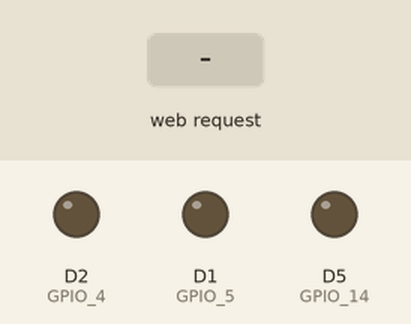
Bench run of a sketch on a simulated ESP8266 (NodeMCU). Shown: output pins drawn as LEDs (lit = HIGH). The inputs (shaded band) are chosen by the test bench. WiFi joins after 1.5 s; servers stay silent unless stated; what the sketch prints to the serial monitor is not drawn.

Above: at 2.7 s.
2.8 s: HTTP request GET /setGPIO?gpio=4 received
At 3.8 s:
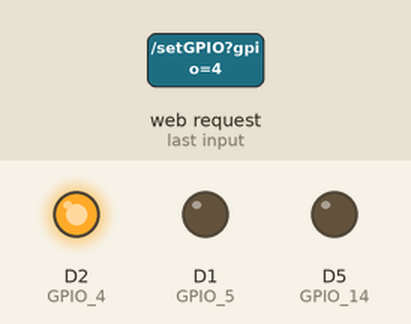
4.3 s: HTTP request GET /setGPIO?gpio=5 received
At 4.9 s:
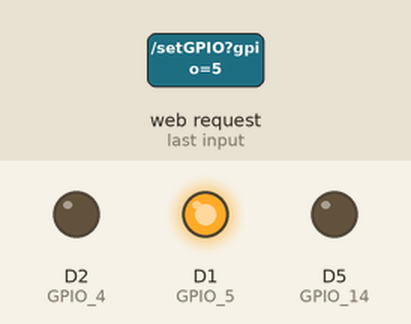
5.8 s: HTTP request GET /setGPIO?gpio=14 received
At 6.1 s:
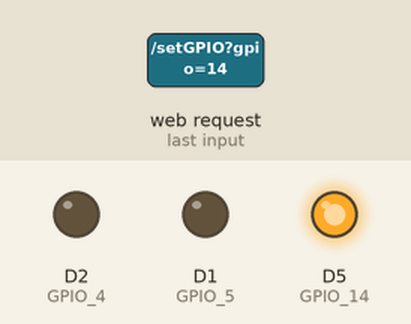
7.3 s: HTTP request GET /setGPIO received
At 8.4 s:
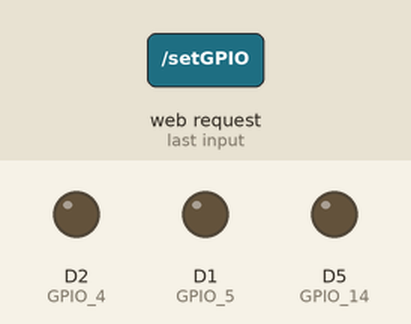
Timing chart, 0 to 9.8 s (numbered marks = the images above; inputs shaded):
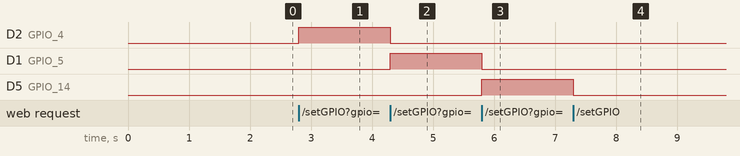

The sketch:

main.ino
```cpp
#include <ESP8266WiFi.h>
#include <WiFiClient.h>
#include <ESP8266WebServer.h>
#include <ESP8266mDNS.h>

#ifndef STASSID
#define STASSID ""
#define STAPSK  ""
#endif

#define PORT      80 // default 80
#define DEBUG     0
// 0 Infos après boot
// 1 Call à la page root
// 2 Call aux fonctions d'écriture de GPIO
// 3 Call aux fonctions de lecture de GPIO
#define GPIO_4    4 // D2 RED
#define GPIO_5    5 // D1 GREEN
#define GPIO_14  14 // D5 YELLOW

// HTML Formatter: https://webformatter.com/html
const char MAIN_page[] PROGMEM = R"=====(
<!DOCTYPE html>
<html lang="en">
  <head>
    <meta charset="UTF-8" />
    <meta name="viewport" content="width=device-width, initial-scale=1.0" />
    <title>WiFi LED control panel</title>
    <style>
      @import url("https://fonts.googleapis.com/css?family=Roboto&display=swap");
      body {
        background: #777777;
        background-image: url("https://picsum.photos/1920/1080.jpg?grayscale&blur=2");
        font-family: Roboto, Helvetica, Arial, sans-serif;
        overflow: hidden;
      }
      table {
        width: 100%;
        font-family: sans-serif;
        border-spacing: 0;
        border: 1px solid #333333;
      }
      th {
        background-color: #555555;
        color: white;
        font-weight: normal;
        padding: 2.5%;
        text-align: center;
      }
      td {
        background-color: #dddddd;
        font-size: large;
        font-family: monospace;
        padding: 2%;
        text-align: center;
      }
      .buttons {
        display: flex;
        flex-flow: row wrap;
        border: none;
      }
      .button {
        border: none;
        cursor: pointer;
        padding: 10px 10px;
        margin: 0.25%;
        outline: none;
      }
      .button33 {
        width: 32.8%;
      }
      .button50 {
        width: 49.5%;
      }
      .button100 {
        width: 99.5%;
      }
      .container {
        width: 400px;
        margin: 0 auto;
        margin-top: 50vh;
        transform: translateY(-50%);
        padding: 25px;
        background: #eeeeee;
        color: #333333;
        box-shadow: 0 0 20px 0 rgba(0, 0, 0, 0.2), 0 5px 5px 0 rgba(0, 0, 0, 0.24);
        border-radius: 5px;
      }
      #buttonGreen {
        background: limegreen;
      }
      #buttonGreen:hover {
        background: green;
      }
      #buttonOff {
        background: lightgray;
      }
      #buttonOff:hover {
        background: silver;
      }
      #buttonRed {
        background: red;
      }
      #buttonRed:hover {
        background: crimson;
      }
      #buttonYellow {
        background: lemonchiffon;
      }
      #buttonYellow:hover {
        background: khaki;
      }
      #diode {
        display: block;
        margin-left: auto;
        margin-right: auto;
      }
      #ip {
        font-size: large;
        font-family: monospace;
      }
    </style>
  </head>
  <body>
    <div class="container">
      <h1>WiFi LED control panel:</h1>
      <h2><span id="deviceName"></span></h2>
      <hr />
      <p>Click to turn:</p>
      <div class="buttons">
        <button type="button" class="button button33" id="buttonGreen" onclick="sendGPIO(5)">GREEN</button>
        <button type="button" class="button button33" id="buttonRed" onclick="sendGPIO(4)">RED</button>
        <button type="button" class="button button33" id="buttonYellow" onclick="sendGPIO(14)">YELLOW</button>
        <button type="button" class="button button100" id="buttonOff" onclick="sendGPIO(0)">OFF</button>
      </div>
      <hr />
      <table>
        <thead>
          <tr>
            <th>LED State</th>
            <th>GPIO4<br/>[D2]</th>
            <th>GPIO5<br/>[D1]</th>
            <th>GPIO14<br/>[D5]</th>
          </tr>
        </thead>
        <tbody>
          <tr>
            <td><span id="led">OFF</span></td>
            <td><span id="gpio4">0</span></td>
            <td><span id="gpio5">0</span></td>
            <td><span id="gpio14">0</span></td>
          </tr>
        </tbody>
      </table>
      <hr />
      <svg
        id="diode"
        enable-background="new 0 0 65 250"
        height="251"
        i:pageBounds="0 65 250 0"
        i:rulerOrigin="0 0"
        overflow="visible"
        space="preserve"
        viewBox="0 0 65 250"
        width="65"
        xmlns="http://www.w3.org/2000/svg"
        xmlns:a="http://ns.adobe.com/AdobeSVGViewerExtensions/3.0/"
        xmlns:graph="http://ns.adobe.com/Graphs/1.0/"
        xmlns:i="http://ns.adobe.com/AdobeIllustrator/10.0/"
        xmlns:x="http://ns.adobe.com/Extensibility/1.0/"
        xmlns:xlink="http://www.w3.org/1999/xlink"
      >
        <g i:dimmedPercent="50" i:layer="yes" i:rgbTrio="#4F008000FFFF" id="Layer_1">
          <path clip-rule="evenodd" d="M17.244,101.556h5.904v115.596h-5.904V101.556z    " fill="#808080" fill-rule="evenodd" i:knockout="Off" />
          <path clip-rule="evenodd" d="M32.904,101.196h5.868v149.868h-5.868V101.196z    " fill="#808080" fill-rule="evenodd" i:knockout="Off" />
          <path
            id="svgC0"
            clip-rule="evenodd"
            d="M7.812,86.94V24.48c0-0.072,0-0.144,0-0.252    c0-12.42,10.08-22.5,22.5-22.5c12.384,0,22.392,9.864,22.536,22.248L52.812,86.94H7.812z"
            style="fill: #999999;"
            fill-rule="evenodd"
            i:knockout="Off"
          />
          <linearGradient gradientUnits="userSpaceOnUse" id="XMLID_1_" x1="10.5483" x2="50.0762" y1="46.2061" y2="46.2061">
            <stop offset="0" id="svgC1" style="stop-color: #aaaaaa;" />
            <stop offset="0.1899" id="svgC2" style="stop-color: #dddddd;" />
            <stop offset="0.5088" id="svgC3" style="stop-color: #eeeeee;" />
            <stop offset="1" id="svgC4" style="stop-color: #aaaaaa;" />
            <a:midPointStop offset="0" id="svgC5" style="stop-color: #aaaaaa;" />
            <a:midPointStop offset="0.4889" id="svgC6" style="stop-color: #aaaaaa;" />
            <a:midPointStop offset="0.5088" id="svgC7" style="stop-color: #eeeeee;" />
            <a:midPointStop offset="0.5" id="svgC7" style="stop-color: #eeeeee;" />
            <a:midPointStop offset="1" id="svgC9" style="stop-color: #aaaaaa;" />
          </linearGradient>
          <path clip-rule="evenodd" d="M10.548,83.592V28.8    c0-0.072,0-0.144,0-0.216c0-10.908,8.856-19.764,19.764-19.764c10.872,0,19.656,8.676,19.764,19.512v55.26H10.548z" fill="url(#XMLID_1_)" fill-rule="evenodd" i:knockout="Off" />
          <path id="svgC10" clip-rule="evenodd" d="M0,86.4h60.624v15.624H0V86.4z" style="fill: #999999;" fill-rule="evenodd" i:knockout="Off" />
          <path id="svgC11" clip-rule="evenodd" d="M42.084,83.7V53.064H17.28l11.484,15.012h9.36    V83.7H42.084z" style="fill: #888888;" fill-rule="evenodd" i:knockout="Off" />
          <path id="svgC12" clip-rule="evenodd" d="M16.884,83.7V57.456l9.36,11.448V83.7H16.884z" style="fill: #888888;" fill-rule="evenodd" i:knockout="Off" />
        </g>
      </svg>
      Sources: <a href="https://github.com/kevingrillet/YMG_projet_perso">https://github.com/kevingrillet/YMG_projet_perso</a>
    </div>
    <script>
      function readDeviceName() {
        var xhttp = new XMLHttpRequest();
        xhttp.onreadystatechange = function () {
          if (this.readyState == 4 && this.status == 200) {
            document.getElementById("deviceName").innerHTML = this.responseText;
          }
        };
        xhttp.open("GET", "readDeviceName", true);
        xhttp.send();
      }

      function readLED() {
        var xhttp = new XMLHttpRequest();
        var c1, c2, c3;
        xhttp.onreadystatechange = function () {
          if (this.readyState == 4 && this.status == 200) {
            document.getElementById("led").innerHTML = this.responseText;
            switch (this.responseText) {
              case "GREEN":
                c0 = "#007931";
                c1 = "#147A33";
                c2 = "#187F32";
                c3 = "#6CBB22";
                c4 = "#005C25";
                break;
              case "YELLOW":
                c0 = "#DBDB00";
                c1 = "#DBDB0C";
                c2 = "#E8E94C";
                c3 = "#F6F89F";
                c4 = "#B5D11B";
                break;
              case "RED":
                c0 = "#FB0F0C";
                c1 = "#F8130D";
                c2 = "#F74431";
                c3 = "#F79680";
                c4 = "#DB0000";
                break;
              default:
                c0 = "#999999";
                c1 = "#aaaaaa";
                c2 = "#cccccc";
                c3 = "#eeeeee";
                c4 = "#888888";
            }
            document.getElementById("svgC0").style.fill = c0;
            document.getElementById("svgC1").style.stopColor = c1;
            document.getElementById("svgC2").style.stopColor = c2;
            document.getElementById("svgC3").style.stopColor = c3;
            document.getElementById("svgC4").style.stopColor = c1;
            document.getElementById("svgC5").style.stopColor = c1;
            document.getElementById("svgC6").style.stopColor = c1;
            document.getElementById("svgC7").style.stopColor = c3;
            document.getElementById("svgC9").style.stopColor = c1;
            document.getElementById("svgC10").style.fill = c0;
            document.getElementById("svgC11").style.fill = c4;
            document.getElementById("svgC12").style.fill = c4;
          }
        };
        xhttp.open("GET", "readLED", true);
        xhttp.send();
      }

      function readGPIO(gpio) {
        var xhttp = new XMLHttpRequest();
        xhttp.onreadystatechange = function () {
          if (this.readyState == 4 && this.status == 200) {
            if (gpio == 4) {
              document.getElementById("gpio4").innerHTML = this.responseText;
            } else if (gpio == 5) {
              document.getElementById("gpio5").innerHTML = this.responseText;
            } else if (gpio == 14) {
              document.getElementById("gpio14").innerHTML = this.responseText;
            }
          }
        };
        xhttp.open("GET", "readGPIO?gpio=" + gpio, true);
        xhttp.send();
      }

      function refresh() {
        readLED();
        readGPIO(4);
        readGPIO(5);
        readGPIO(14);
      }

      function sendGPIO(gpio) {
        var xhttp = new XMLHttpRequest();
        xhttp.open("GET", "setGPIO?gpio=" + gpio, true);
        xhttp.send();
        refresh();
      }

      readDeviceName();
      refresh();
      setInterval(function () {
        refresh();
      }, 10 * 1000);
    </script>
  </body>
</html>
)=====";

//IPAddress staticIP(192, 168, 43, 90);
//IPAddress gateway(192, 168, 43, 1);
//IPAddress subnet(255, 255, 255, 0);
//IPAddress dns(8, 8, 8, 8);
const char* deviceName = "IOT GRC";
const char *ssid = STASSID;
const char *password = STAPSK;

String ledState = "OFF";
ESP8266WebServer server(PORT);

void handleRoot()
{
  if (DEBUG > 0) {Serial.println("You called root page");}
  server.send(200, "text/html", MAIN_page);
}

void handleDeviceNamer()
{
  server.send(200, "text/html", deviceName);
}

void handleGPIOr()
{
  String t_state = server.arg("gpio");
	if ( t_state == "4")
	{
    if (DEBUG > 2) {Serial.println("digitalRead(4): " + String(digitalRead(GPIO_4)));}
		server.send(200, "text/plane", String(digitalRead(GPIO_4)));
	}
	else if ( t_state == "5")
	{
    if (DEBUG > 2) {Serial.println("digitalRead(5): " + String(digitalRead(GPIO_5)));}
		server.send(200, "text/plane", String(digitalRead(GPIO_5)));
	}
	else if ( t_state == "14")
	{
    if (DEBUG > 2) {Serial.println("digitalRead(14): " + String(digitalRead(GPIO_14)));}
		server.send(200, "text/plane", String(digitalRead(GPIO_14)));
	}
}

void handleGPIOs()
{
  String t_state = server.arg("gpio");
	if (t_state == "4")
	{
    if (DEBUG > 1) {Serial.println("RED LED on page");}
		digitalWrite(GPIO_4, HIGH);
		digitalWrite(GPIO_5, LOW);
		digitalWrite(GPIO_14, LOW);
		ledState = "RED";
	}
	else if (t_state == "5")
	{
    if (DEBUG > 1) {Serial.println("GREEN LED on page");}
		digitalWrite(GPIO_4, LOW);
		digitalWrite(GPIO_5, HIGH);
		digitalWrite(GPIO_14, LOW);
		ledState = "GREEN";
	}
	else if (t_state == "14")
	{
    if (DEBUG > 1) {Serial.println("YELLOW LED on page");}
		digitalWrite(GPIO_4, LOW);
		digitalWrite(GPIO_5, LOW);
		digitalWrite(GPIO_14, HIGH);
		ledState = "YELLOW";
	}
	else
	{
    if (DEBUG > 1) {Serial.println("LED off page");}
		digitalWrite(GPIO_4, LOW);
		digitalWrite(GPIO_5, LOW);
		digitalWrite(GPIO_14, LOW);
		ledState = "OFF";
	}
  if (DEBUG > 1) {Serial.println("ledState: " + ledState);}
  server.send(200, "text/plane", ledState);
}

void handleLEDr()
{
  server.send(200, "text/plane", ledState);
}

void setup(void)
{
  Serial.begin(115200);

  wifi_station_set_hostname(deviceName);
  WiFi.hostname(deviceName);
//  WiFi.config(staticIP, subnet, gateway, dns);
  WiFi.begin(ssid, password);
  Serial.println("");

  pinMode(GPIO_4, OUTPUT);
  digitalWrite(GPIO_4, LOW);
  pinMode(GPIO_5, OUTPUT);
  digitalWrite(GPIO_5, LOW);
  pinMode(GPIO_14, OUTPUT);
  digitalWrite(GPIO_14, LOW);

  while (WiFi.status() != WL_CONNECTED)
  {
    delay(500);
    Serial.print(".");
  }

  Serial.println("");
  Serial.print("Connected to ");
  Serial.println(ssid);
  Serial.print("IP address: ");
  Serial.println(WiFi.localIP().toString() + ":" + PORT);

  server.on("/", handleRoot);
  server.on("/readDeviceName", handleDeviceNamer);
  server.on("/readGPIO", handleGPIOr);
  server.on("/readLED", handleLEDr);
  server.on("/setGPIO", handleGPIOs);

  server.begin();
  Serial.println("HTTP server started");
}

void loop(void)
{
  server.handleClient();
}
```

Measured:
- after the input at 2.8 s, D2 (GPIO_4): LOW → HIGH at once
- after the input at 4.3 s, D2 (GPIO_4): HIGH → LOW at once; D1 (GPIO_5): LOW → HIGH at once
- after the input at 5.8 s, D1 (GPIO_5): HIGH → LOW at once; D5 (GPIO_14): LOW → HIGH at once
- after the input at 7.3 s, D5 (GPIO_14): HIGH → LOW at once
